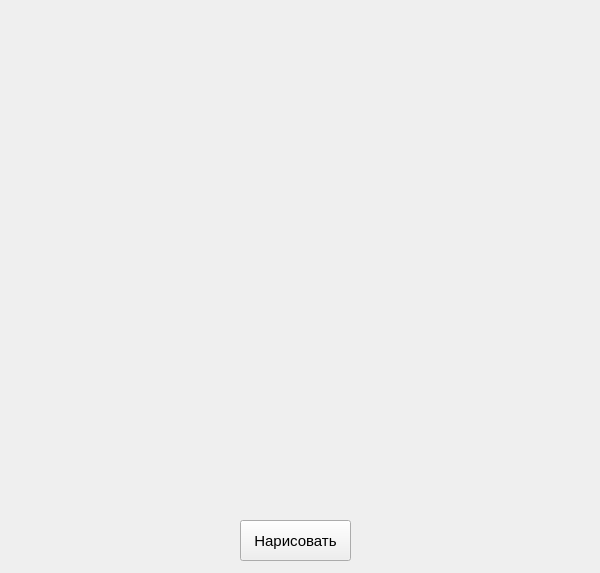
<?xml version="1.0" encoding="UTF-8"?>
<ui version="4.0">
 <class>Form</class>
 <widget class="QWidget" name="Form">
  <property name="geometry">
   <rect>
    <x>0</x>
    <y>0</y>
    <width>600</width>
    <height>573</height>
   </rect>
  </property>
  <property name="windowTitle">
   <string>Жёлтые окружности</string>
  </property>
  <widget class="QPushButton" name="pushButton">
   <property name="geometry">
    <rect>
     <x>240</x>
     <y>520</y>
     <width>111</width>
     <height>41</height>
    </rect>
   </property>
   <property name="font">
    <font>
     <pointsize>11</pointsize>
    </font>
   </property>
   <property name="text">
    <string>Нарисовать</string>
   </property>
  </widget>
 </widget>
 <resources/>
 <connections/>
</ui>
